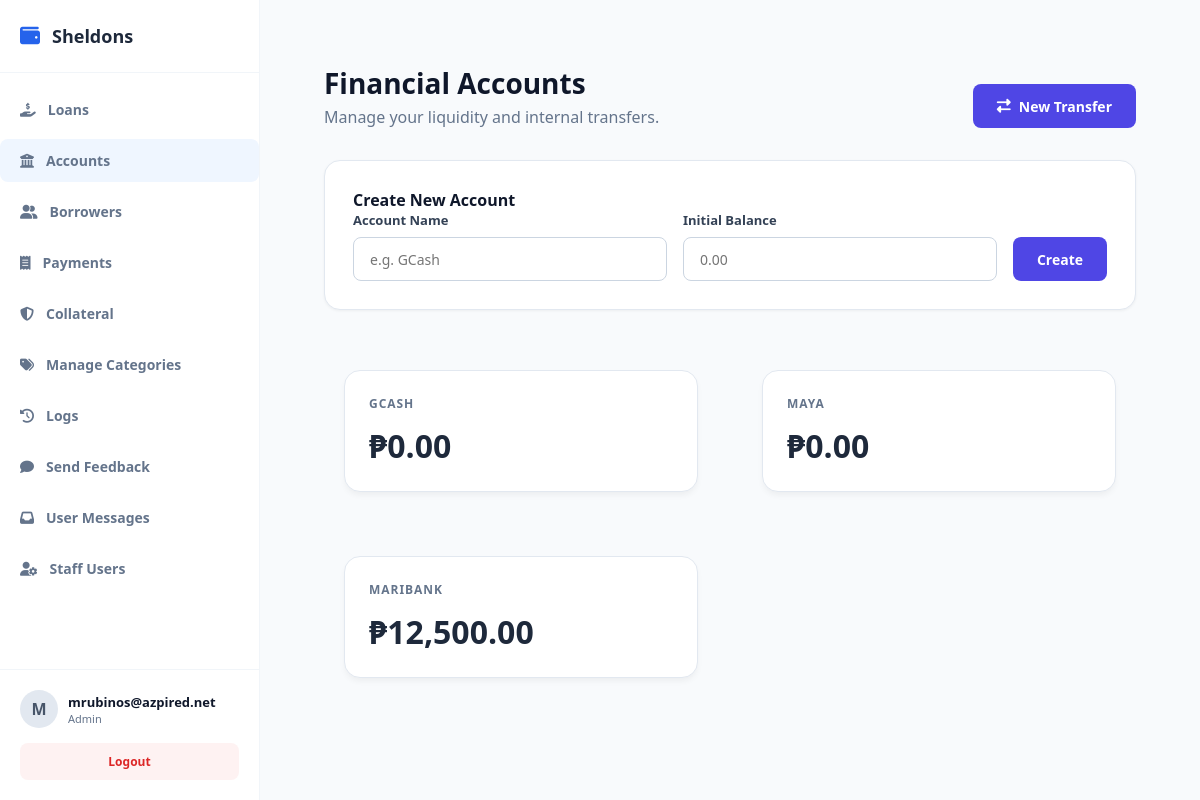
Before: /public/index.php?url=account/index (signed in) with the older database file.
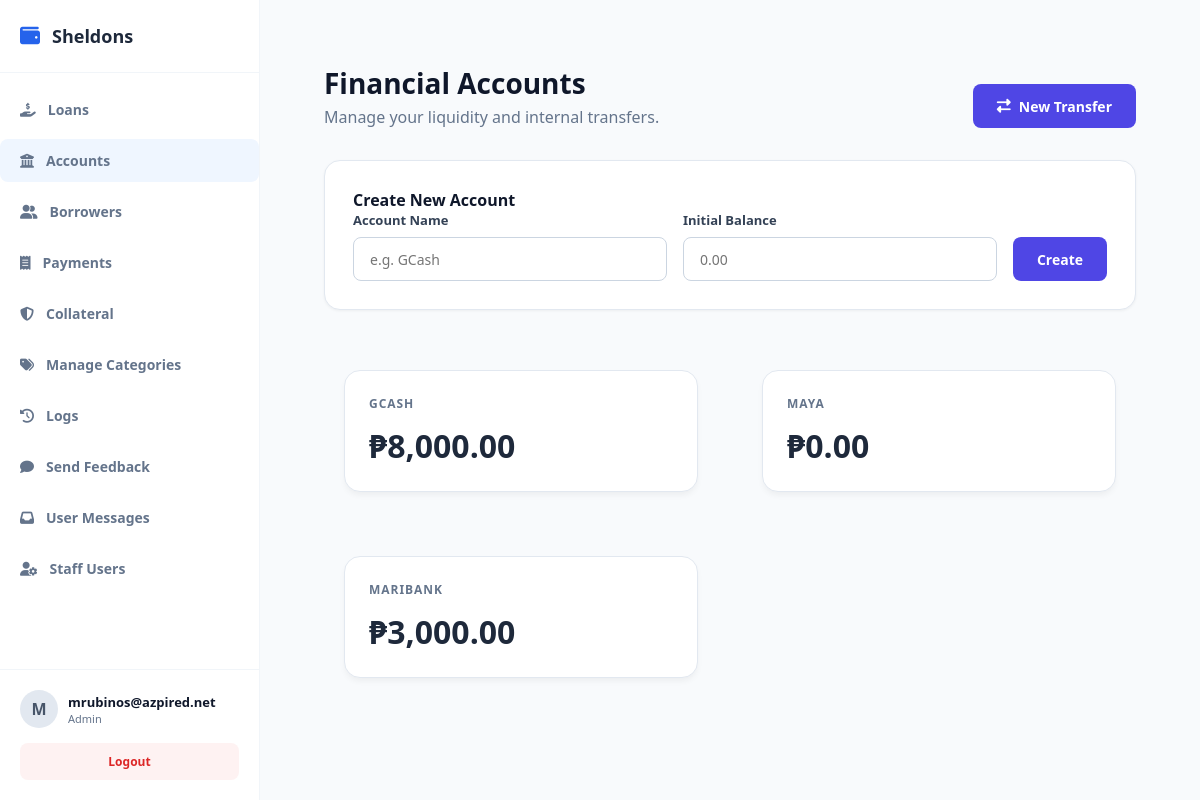
After: the same page with the newer database file.
### tables this page shows
CREATE TABLE `accounts` (
  `id` int(11) NOT NULL,
  `company_id` int(11) NOT NULL,
  `name` varchar(50) NOT NULL,
  `current_balance` decimal(15,2) DEFAULT 0.00
);

### app/controllers/AccountController.php (called while the page is built, shortened)
<?php
require_once __DIR__ . '/../models/Account.php';
class AccountController {
    public function index() {
        $accountModel = new Account();
        $accounts = $accountModel->getAll();
        require_once __DIR__ . '/../views/admin/accounts/index.php';
    }
}

### public/index.php (called while the page is built, shortened)
<?php
require_once __DIR__ . "/../app/core/Database.php";
require_once __DIR__ . "/../app/core/Model.php";
$init = new App();

### app/core/Database.php (called while the page is built)
<?php
class Database {
    private static $host = "localhost";
    private static $port = "3307";
    private static $db   = "loan_saas_db";
    private static $user = "root";
    private static $pass = "";
    public static function getConnection() {
        try {
            $conn = new PDO(
                "mysql:host=" . self::$host . ";port=" . self::$port . ";dbname=" . self::$db,
                self::$user,
                self::$pass
            );
            $conn->setAttribute(PDO::ATTR_ERRMODE, PDO::ERRMODE_EXCEPTION);
            $conn->setAttribute(PDO::ATTR_DEFAULT_FETCH_MODE, PDO::FETCH_ASSOC);
            return $conn;
        } catch (Exception $e) {
            die("Database connection failed: " . $e->getMessage());
        }
    }
}

### app/core/Model.php (called while the page is built, shortened)
<?php
require_once __DIR__ . "/Database.php";
class Model {
    public function __construct() {
        $this->conn = Database::getConnection();
    }
    protected function getTenantId() {
        return $_SESSION['user']['company_id'] ?? 1;
    }
}

### app/models/Account.php (called while the page is built, shortened)
<?php
require_once __DIR__ . '/../core/Model.php';
class Account extends Model {
      public function getAll() {
    $stmt = $this->conn->prepare("SELECT id, name, current_balance FROM accounts WHERE company_id = ?");
    $stmt->execute([$this->getTenantId()]);
    return $stmt->fetchAll(PDO::FETCH_ASSOC);
}
}

### app/views/admin/accounts/index.php (the view, shortened to what this page needs)
<?php
require_once dirname(__DIR__, 2) . '/layouts/header.php';
?>
<div class="account-header">
    <div>
        <h1>Financial Accounts</h1>
        <p style="color: #64748b;">Manage your liquidity and internal transfers.</p>
    </div>
<button type="button" class="btn-primary" onclick="toggleModal('transferModal')">
    <i class="fas fa-exchange-alt"></i> New Transfer
</button></div>
<div class="create-account-card">
    <h3 style="margin-top: 0; font-size: 16px;">Create New Account</h3>
    <form method="POST" action="/loansaas/public/index.php?url=account/storeAccount" class="inline-form">
        <div class="form-field">
            <label>Account Name</label>
            <input type="text" name="name" placeholder="e.g. GCash" class="form-input" required>
        </div>
        <div class="form-field">
            <label>Initial Balance</label>
            <input type="number" name="initial_balance" placeholder="0.00" class="form-input" step="0.01">
        </div>
        <button type="submit" class="btn-primary">Create</button>
    </form>
</div>
<div class="grid-container">
    <?php foreach ($accounts as $a): ?>
    <a href="/loansaas/public/index.php?url=account/details&id=<?= $a['id'] ?>" style="text-decoration: none;">
        <div class="card">
            <h4><?= htmlspecialchars($a['name']) ?></h4>
            <h2>₱<?= number_format($a['current_balance'], 2) ?></h2>
        </div>
    </a>
    <?php endforeach; ?>
</div>
<?php
require_once dirname(__DIR__, 2) . '/layouts/footer.php';
?>

Changed rows visible on the page:
changed accounts "GCASH": current_balance "0.00" → "8,000.00"
changed accounts "MARIBANK": current_balance "12,500.00" → "3,000.00"
